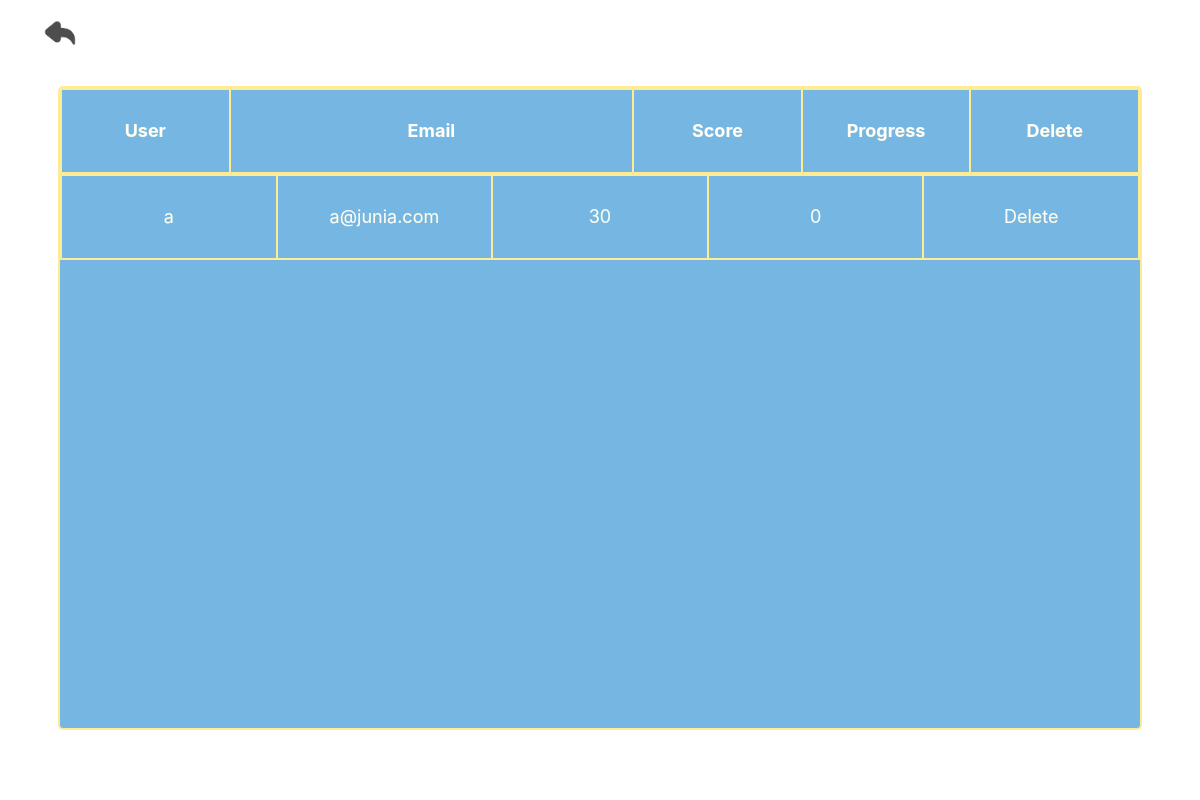
The page /WEB/admin.php on the database its author committed.
### tables this page shows
CREATE TABLE `users` (
  `username` varchar(30) NOT NULL,
  `email` varchar(60) NOT NULL,
  `password` varchar(60) NOT NULL,
  `score` int(16) NOT NULL,
  `progression` int(16) DEFAULT NULL
);

### WEB/admin.php (the view, shortened to what this page needs)
<?php
try{
    require("traitement/DB_connect.php");
    $reqPrep1="SELECT username, email, score, progression FROM users";
    $req1 =$conn->prepare($reqPrep1);
    $req1->execute();
    $resultat = $req1->fetchAll();
}
catch(Exception $e){
    die("Erreur : " . $e->getMessage());
}
?>
<!DOCTYPE html>
<html lang="en">
<head>
    <link rel="stylesheet" href="CSS/admin.css">
</head>
<body>
    <video id="background-video" muted="" autoplay="autoplay" playsinline loop>
        <source src="image/background.mp4" type="video/mp4">
    </video>
    <header>
        <div class="buttonhead">
            <button class="back" type=submit>
                <a href="../index.php">
                    <img class="backimg" src="image/button/arrow.png">
                </a>
            </button>
        </div>
    </header>
    <main>
        <div class="container">
            <table class="sticky">
                <tr>
                    <th>User</th>
                    <th class="col">Email</th>
                    <th>Score</th>
                    <th>Progress</th>
                    <th>Delete</th>
                </tr>
            </table>
            <div class="overflow">
                <table class="user">
                    <?php
                foreach($resultat as $row){
                ?>
                    <tr>
                        <td><?php echo $row['username']?></td>
                        <td><?php echo $row['email']?></td>
                        <td><?php echo $row['score']?></td>
                        <td><?php echo $row['progression']?></td>
                        <td><a href='delete.php?user=<?php echo $row['username'] ?>'>Delete</a></td>
                    </tr>
                    <?php
                }
                ?>
                </table>
            </div>
        </div>
    </main>
</body>

### WEB/CSS/admin.css (style rules this page uses)
.back { position: absolute; width: 85px; height: 80px; left: 17px; top: 7px; background: url(../image/button/arrow.png); border-style: none; }
.backimg { width: 50px; }
* { scrollbar-width:none; }
main { display: flex; justify-content: center; align-items: center; }
.container { width: 90vw; height: 80vh; background-color:rgba(37, 141, 210, 0.63); border: 0.2vw solid #fdeb96; border-radius: 5px; -webkit-border-radius: 5px; -moz-border-radius: 5px; -ms-border-radius: 5px; -o-border-radius: 5px; }
.overflow { overflow-y: scroll; scrollbar-width:none; width: 90vw; height: 69vh; }
#background-video { height: 100vh; width: 100vw; -o-object-fit: cover; object-fit: cover; position: fixed; left: 0; right: 0; top: 0; bottom: 0; z-index: -1; }
.buttonhead { display: flex; width: 100vw; justify-content: space-between; margin-top: 2vh; height: 70px; }
table { border-collapse: collapse; padding: 4vw; border-spacing: 3vw; font-family: "Inter"; font-style: normal; font-weight: 400; font-size: 1.5vw; line-height: 10vh; text-align: center; color: #ffffff; -webkit-text-stroke: 0.01vw; -webkit-text-stroke-color:#fdeb96; text-decoration:none; }
td,th { border: 0.2vw solid #fdeb96; border-spacing: 0; min-width: 10vw; height: 10vh; max-height: 10vh; text-align: center; }
a { text-decoration: none; font-family: "Inter"; font-style: normal; font-weight: 400; font-size: 1.5vw; line-height: 10vh; text-align: center; color: #ffffff; -webkit-text-stroke: 0.01vw; -webkit-text-stroke-color:#fdeb96; text-decoration:none; }
.sticky { width: 90vw; }
.user { overflow-y: scroll; scrollbar-width:none; width: 90vw; }
.col { width: 33.3vw; }

### rows shown on the page
users: username "a", email "a@junia.com", score "30", progression "0"
